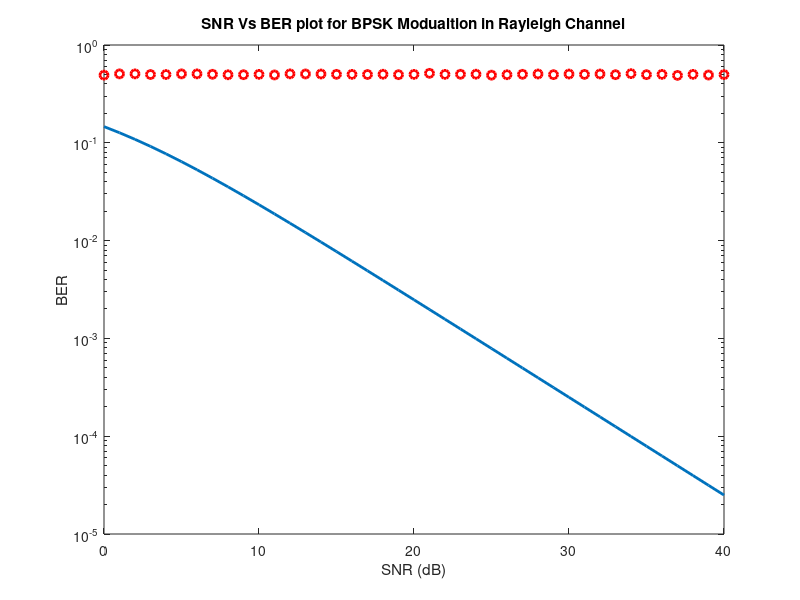

This figure's MATLAB source: (Note: this script raises an error after producing the figure.)
% MATLAB Script for computing the BER for BPSK modulation in a
% Rayleigh fading channel and compred to AWGN Channel

% Clear all the previously used variables
clear all;
 
format long;

% Frame Length
bit_count = 10000;

%Range of SNR over which to simulate
SNR = 0: 1: 40;

% Start the main calculation loop
for aa = 1: 1: length(SNR)
    
    % Initiate variables
    T_Errors = 0;
    T_bits = 0;
    
    % Keep going until you get 100 errors
    while T_Errors < 100
    
        % Generate some random bits
        uncoded_bits  = round(rand(1,bit_count));

        % BPSK modulator
        tx = -2*(uncoded_bits-0.5);
    
        % Noise variance
        N0 = 1/10^(SNR(aa)/10);
        
        % Rayleigh channel fading
        h = 1/sqrt(2)*[randn(1,length(tx)) + j*randn(1,length(tx))]; 

        % Send over Gaussian Link to the receiver
        rx = h.*tx + sqrt(N0/2)*(randn(1,length(tx))+i*randn(1,length(tx)));
        
%---------------------------------------------------------------

        % Equalization to remove fading effects. Ideal Equalization
        % Considered
        rx = rx./h;
        
        % BPSK demodulator at the Receiver
        rx2 = rx < 0;
    
        % Calculate Bit Errors
        diff = uncoded_bits - rx2;
        T_Errors = T_Errors + sum(abs(diff));
        T_bits = T_bits + length(uncoded_bits);
        
    end
    % Calculate Bit Error Rate
    BER(aa) = T_Errors / T_bits;
    disp(sprintf('bit error probability = %f',BER(aa)));

end
  
%------------------------------------------------------------

% Finally plot the BER Vs. SNR(dB) Curve on logarithmic scale 
% Calculate BER through Simulation

% Rayleigh Theoretical BER
SNRLin = 10.^(SNR/10);
theoryBer = 0.5.*(1-sqrt(SNRLin./(SNRLin+1)));

% Start Plotting
% Rayleigh Theoretical BER
figure(1);
semilogy(SNR,theoryBer,'-','LineWidth',2);
hold on;

% Simulated BER
figure(1);
semilogy(SNR,BER,'or','LineWidth',2);
hold on;
xlabel('SNR (dB)');
ylabel('BER');
title('SNR Vs BER plot for BPSK Modualtion in Rayleigh Channel');


% Theoretical BER
figure(1);
theoryBerAWGN = 0.5*erfc(sqrt(10.^(SNR/10)));
semilogy(SNR,theoryBerAWGN,'blad-','LineWidth',2);
legend('Rayleigh Theoretical','Rayleigh Simulated', 'AWGN Theoretical');
axis([0 40 10^-5 0.5]);
grid on;
